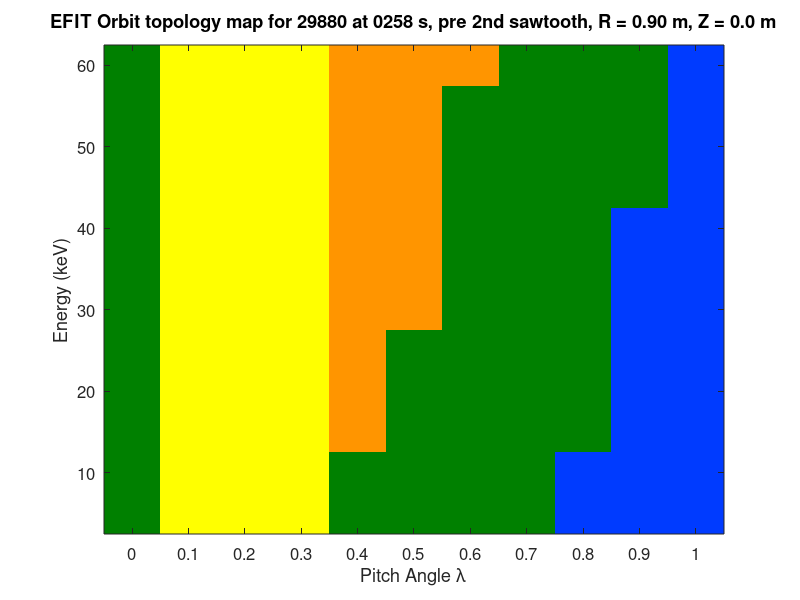

The MATLAB source for this figure:
% PASSING = Passing and encirling = 1 green
% STAGNATING = Passing and not encircling = 2 blue
% TRAPPED  = Trapped and not encircling= 3 orange
% LOST = 4 red
% POTATO = Trapped and encircling = 5 yellow
close all;

%%%%%%%%%%%%%%%%%%%%%%%%%%%%%%%%%%%%%%%%%%%%%%%%%%%%%%%%%%%%%%%%%%%%%%%%%%%%%%
%%%%%%%%%%%%%%%%%%%%%%%%%%%%%%%%%%%%%%%%%%%%%%%%%%%%%%%%%%%%%%%%%%%%%%%%%%%%%%
%%%%%%%%%%%%%%%%%%%%%%%%%%%%%%%%%%%%%%%%%%%%%%%%%%%%%%%%%%%%%%%%%%%%%%%%%%%%%%
%2ND_PRE_SAWTOOTH
%R=1.2
%{ 
w = [1 1 1 1 1 1 1 3 3 2 2 3 3 3 3 3 3 4 4 4 1;...
     1 1 1 1 1 1 5 3 3 2 2 3 3 3 3 3 3 3 4 1 1;...
     1 1 1 1 1 1 3 3 3 3 2 3 3 3 3 3 3 3 4 1 1;... 
     1 1 1 1 1 5 3 3 3 3 2 3 3 3 3 3 3 3 3 1 1;... 
     1 1 1 1 1 5 3 3 3 3 2 3 3 3 3 3 3 3 1 1 1; ...
     1 1 1 1 1 3 3 3 3 3 2 3 3 3 3 3 3 3 1 1 1];
   
%2ND_PRE_SAWTOOTH
%R=1.1
w = [1 1 1 1 1 1 1 2 2 2 2 3 3 3 3 3 3 3 1 1 1;...
     1 1 1 1 1 1 1 2 2 2 2 3 3 3 3 3 3 3 1 1 1;...
     1 1 1 1 1 1 1 2 2 2 2 3 3 3 3 3 3 3 1 1 1;... 
     1 1 1 1 1 1 1 2 2 2 2 3 3 3 3 3 3 3 1 1 1;...
     1 1 1 1 1 1 1 2 2 2 2 3 3 3 3 3 3 1 1 1 1;...
     1 1 1 1 1 1 1 3 3 2 2 3 3 3 3 3 3 1 1 1 1];
 
 %2ND_PRE_SAWTOOTH
%R=1.0
w = [2 2 2 2 2 2 2 2 2 2 2 3 3 3 3 3 3 3 1 1 1;...
     2 2 2 2 2 2 2 2 2 2 2 3 3 3 3 3 3 1 1 1 1;...
     2 2 2 2 2 2 2 2 2 2 2 3 3 3 3 3 3 1 1 1 1;... 
     2 2 2 2 2 2 2 2 2 2 2 3 3 3 3 3 3 1 1 1 1;... 
     2 2 2 2 2 2 2 2 2 2 2 3 3 3 3 3 1 1 1 1 1;...
     1 1 1 1 1 1 2 2 2 2 2 3 3 3 3 3 1 1 1 1 1];  
   
 %2ND_PRE_SAWTOOTH
%R=0.9
w = [1 1 1 1 1 1 1 1 1 1 1 5 5 5 5 5 5 2 2 2 2;...
     1 1 1 1 1 1 1 1 1 1 1 5 5 5 5 5 2 2 2 2 2;...
     1 1 1 1 1 1 1 1 1 1 1 5 5 5 5 5 2 2 2 2 2;...
     1 1 1 1 1 1 1 1 1 1 1 5 5 5 5 2 2 2 2 2 2;...
     1 1 1 1 1 1 1 1 1 1 1 5 5 5 5 2 2 2 2 2 2;...
     1 1 1 1 1 1 1 1 1 1 1 5 5 5 2 2 2 2 2 2 2];     
 %}
 %R=0.9 with gyrophase =180

w = [1 5 5 5 3 3 3 1 1 1 2 ;... 60
     1 5 5 5 3 3 1 1 1 1 2 ;... 55
     1 5 5 5 3 3 1 1 1 1 2 ;... 50
     1 5 5 5 3 3 1 1 1 1 2 ;... 45
     1 5 5 5 3 3 1 1 1 2 2 ;... 40
     1 5 5 5 3 3 1 1 1 2 2 ;... 35
     1 5 5 5 3 3 1 1 1 2 2 ;... 30
     1 5 5 5 3 1 1 1 1 2 2 ;... 25
     1 5 5 5 3 1 1 1 1 2 2 ;... 20
     1 5 5 5 3 1 1 1 1 2 2 ;... 15
     1 5 5 5 1 1 1 1 2 2 2 ;... 10
     1 5 5 5 1 1 1 1 2 2 2];    5

%%%%%%%%%%%%%%%%%%%%%%%%%%%%%%%%%%%%%%%%%%%%%%%%%%%%%%%%%%%%%%%%%%%%%%%%%%%%%% 
%%%%%%%%%%%%%%%%%%%%%%%%%%%%%%%%%%%%%%%%%%%%%%%%%%%%%%%%%%%%%%%%%%%%%%%%%%%%%%
%%%%%%%%%%%%%%%%%%%%%%%%%%%%%%%%%%%%%%%%%%%%%%%%%%%%%%%%%%%%%%%%%%%%%%%%%%%%%%

%{
%2ND_POST_SAWTOOTH
%R=1.2
w = [1 1 1 1 1 1 1 3 3 2 2 3 3 3 3 3 3 4 4 4 1;...
     1 1 1 1 1 1 5 3 3 2 2 3 3 3 3 3 3 3 4 1 1;...
     1 1 1 1 1 1 5 3 3 2 2 3 3 3 3 3 3 3 4 1 1;...
     1 1 1 1 1 1 3 3 3 3 2 3 3 3 3 3 3 3 3 1 1;...
     1 1 1 1 1 5 3 3 3 3 2 3 3 3 3 3 3 3 1 1 1;...
     1 1 1 1 1 3 3 3 3 3 2 3 3 3 3 3 3 3 1 1 1];
      
%2ND_POST_SAWTOOTH
%R=1.1
w = [1 1 1 1 1 1 2 2 2 2 2 3 3 3 3 3 3 3 1 1 1;...
     1 1 1 1 1 1 1 2 2 2 2 3 3 3 3 3 3 3 1 1 1;...
     1 1 1 1 1 1 1 2 2 2 2 3 3 3 3 3 3 3 1 1 1;...
     1 1 1 1 1 1 1 2 2 2 2 3 3 3 3 3 3 3 1 1 1;...
     1 1 1 1 1 1 1 2 2 2 2 3 3 3 3 3 3 1 1 1 1;...
     1 1 1 1 1 1 1 3 3 2 2 3 3 3 3 3 3 1 1 1 1];
 
    
 %2ND_POST_SAWTOOTH
%R=1.0
w = [2 2 2 2 2 2 2 2 2 2 2 3 3 3 3 3 3 1 1 1 1;...
     2 2 2 2 2 2 2 2 2 2 2 3 3 3 3 3 3 1 1 1 1;...
     2 2 2 2 2 2 2 2 2 2 2 3 3 3 3 3 3 1 1 1 1;...
     2 2 2 2 2 2 2 2 2 2 2 3 3 3 3 3 3 1 1 1 1;...
     2 2 2 2 2 2 2 2 2 2 2 3 3 3 3 3 1 1 1 1 1;...    
     1 1 1 1 1 1 2 2 2 2 2 3 3 3 3 3 1 1 1 1 1];  
     
 %2ND_POST_SAWTOOTH
%R=0.9
w = [1 1 1 1 1 1 1 1 1 1 1 5 5 5 5 5 5 2 2 2 2;...
     1 1 1 1 1 1 1 1 1 1 1 5 5 5 5 5 2 2 2 2 2;...
     1 1 1 1 1 1 1 1 1 1 1 5 5 5 5 5 2 2 2 2 2;...
     1 1 1 1 1 1 1 1 1 1 1 5 5 5 5 2 2 2 2 2 2;...
     1 1 1 1 1 1 1 1 1 1 1 5 5 5 5 2 2 2 2 2 2;...
     1 1 1 1 1 1 1 1 1 1 1 5 5 5 2 2 2 2 2 2 2];     
%}
 
 %%%%%%%%%%%%%%%%%%%%%%%%%%%%%%%%%%%%%%%%%%%%%%%%%%%%%%%%%%%%%%%%%%%%%%%%%%%%%
 %%%%%%%%%%%%%%%%%%%%%%%%%%%%%%%%%%%%%%%%%%%%%%%%%%%%%%%%%%%%%%%%%%%%%%%%%%%%%
 %%%%%%%%%%%%%%%%%%%%%%%%%%%%}%%%%%%%%%%%%%%%%%%%%%%%%%%%%%%%%%%%%%%%%%%%%%%%%%%
 
 
%3RD_PRE_SAWTOOTH
%{
%R=1.2
w = [1 1 1 1 1 1 5 3 3 2 2 3 3 3 3 3 3 4 4 4 1;...
     1 1 1 1 1 1 5 3 3 2 2 3 3 3 3 3 3 4 4 1 1;...
     1 1 1 1 1 1 3 3 3 2 2 3 3 3 3 3 3 3 4 1 1;...
     1 1 1 1 1 5 3 3 3 3 2 3 3 3 3 3 3 3 3 1 1;...
     1 1 1 1 1 3 3 3 3 3 2 3 3 3 3 3 3 3 1 1 1;...
     1 1 1 1 1 3 3 3 3 3 2 3 3 3 3 3 3 3 1 1 1];
     
%3RD_PRE_SAWTOOTH     
%R=1.1
w = [1 1 1 1 1 1 2 2 2 2 2 3 3 3 3 3 3 3 1 1 1;...
     1 1 1 1 1 1 1 2 2 2 2 3 3 3 3 3 3 3 1 1 1;...
     1 1 1 1 1 1 1 2 2 2 2 3 3 3 3 3 3 3 1 1 1;...
     1 1 1 1 1 1 1 2 2 2 2 3 3 3 3 3 3 3 1 1 1;...
     1 1 1 1 1 1 1 2 3 2 2 3 3 3 3 3 3 3 1 1 1;...
     1 1 1 1 1 1 5 3 3 2 2 3 3 3 3 3 3 1 1 1 1];
     

%3RD_PRE_SAWTOOTH
%R=1.0
w = [2 2 2 2 2 2 2 2 2 2 2 3 3 3 3 3 3 3 1 1 1;...
     2 2 2 2 2 2 2 2 2 2 2 3 3 3 3 3 3 1 1 1 1;...
     2 2 2 2 2 2 2 2 2 2 2 3 3 3 3 3 3 1 1 1 1;...
     2 2 2 2 2 2 2 2 2 2 2 3 3 3 3 3 3 1 1 1 1;...
     1 1 1 1 2 2 2 2 2 2 2 3 3 3 3 3 1 1 1 1 1;...
     1 1 1 1 1 1 1 2 2 2 2 3 3 3 3 3 1 1 1 1 1]; 
     
%3RD_PRE_SAWTOOTH
%R=0.9
w = [1 1 1 1 1 1 1 1 1 1 1 5 5 5 5 5 3 2 2 1 1;...
     1 1 1 1 1 1 1 1 1 1 1 5 5 5 5 5 2 2 2 2 2;...
     1 1 1 1 1 1 1 1 1 1 1 5 5 5 5 5 2 2 2 2 2;...
     1 1 1 1 1 1 1 1 1 1 1 5 5 5 5 5 2 2 2 2 2;...
     1 1 1 1 1 1 1 1 1 1 1 5 5 5 5 2 2 2 2 2 2;...
     1 1 1 1 1 1 1 1 1 1 1 5 5 5 2 2 2 2 2 2 2];     
%}  

%%%%%%%%%%%%%%%%%%%%%%%%%%%%%%%%%%%%%%%%%%%%%%%%%%%%%%%%%%%%%%%%%%%%%%%%%%%%%%  
%%%%%%%%%%%%%%%%%%%%%%%%%%%%%%%%%%%%%%%%%%%%%%%%%%%%%%%%%%%%%%%%%%%%%%%%%%%%%%
%%%%%%%%%%%%%%%%%%%%%%%%%%%%%%%%%%%%%%%%%%%%%%%%%%%%%%%%%%%%%%%%%%%%%%%%%%%%%%


 
%3RD_POST_SAWTOOTH
%{
%R=1.2
w = [1 1 1 1 1 1 1 3 3 2 2 3 3 3 3 3 3 4 4 4 1;...
     1 1 1 1 1 1 5 3 3 2 2 3 3 3 3 3 3 3 4 1 1;...
     1 1 1 1 1 1 3 3 3 2 2 3 3 3 3 3 3 3 4 1 1;...
     1 1 1 1 1 5 3 3 3 3 2 3 3 3 3 3 3 3 3 1 1;...
     1 1 1 1 1 5 3 3 3 3 2 3 3 3 3 3 3 3 1 1 1;...
     1 1 1 1 1 3 3 3 3 3 2 3 3 3 3 3 3 3 1 1 1];
    
%3RD_POST_SAWTOOTH
%R=1.1
w = [1 1 1 1 1 1 1 2 2 2 2 3 3 3 3 3 3 3 4 1 1;...
     1 1 1 1 1 1 1 2 2 2 2 3 3 3 3 3 3 3 1 1 1;...
     1 1 1 1 1 1 1 2 2 2 2 3 3 3 3 3 3 3 1 1 1;...
     1 1 1 1 1 1 1 2 2 2 2 3 3 3 3 3 3 3 1 1 1;...
     1 1 1 1 1 1 1 2 3 2 2 3 3 3 3 3 3 3 1 1 1;...
     1 1 1 1 1 1 5 3 3 2 2 3 3 3 3 3 3 1 1 1 1];
   
 %3RD_POST_SAWTOOTH
%R=1.0
w = [2 2 2 2 2 2 2 2 2 2 2 3 3 3 3 3 3 3 1 1 1;...
     2 2 2 2 2 2 2 2 2 2 2 3 3 3 3 3 3 1 1 1 1;...
     2 2 2 2 2 2 2 2 2 2 2 3 3 3 3 3 3 1 1 1 1;...
     2 2 2 2 2 2 2 2 2 2 2 3 3 3 3 3 3 1 1 1 1;...
     1 2 2 2 2 2 2 2 2 2 2 3 3 3 3 3 3 1 1 1 1;...
     1 1 1 1 1 1 2 2 2 2 2 3 3 3 3 3 1 1 1 1 1];
       
 %3RD_POST_SAWTOOTH
%R=0.9
w = [1 1 1 1 1 1 1 1 1 1 1 5 5 5 5 5 3 1 1 2 2;...
     1 1 1 1 1 1 1 1 1 1 1 5 5 5 5 5 2 2 2 2 2;...
     1 1 1 1 1 1 1 1 1 1 1 5 5 5 5 5 2 2 2 2 2;...
     1 1 1 1 1 1 1 1 1 1 1 5 5 5 5 5 2 2 2 2 2;...
     1 1 1 1 1 1 1 1 1 1 1 5 5 5 5 2 2 2 2 2 2;...
     1 1 1 1 1 1 1 1 1 1 1 5 5 5 2 2 2 2 2 2 2];    
%}

%%%%%%%%%%%%%%%%%%%%%%%%%%%%%%%%%%%%%%%%%%%%%%%%%%%%%%%%%%%%%%%%%%%%%%%%%%%%%%
%%%%%%%%%%%%%%%%%%%%%%%%%%%%%%%%%%%%%%%%%%%%%%%%%%%%%%%%%%%%%%%%%%%%%%%%%%%%%%
%%%%%%%%%%%%%%%%%%%%%%%%%%%%%%%%%%%%%%%%%%%%%%%%%%%%%%%%%%%%%%%%%%%%%%%%%%%%%%
Energy = linspace(60, 5, 12);
lambda = linspace(0,1,11);

mycmap = [0.0 0.5 0.0; 0 59/255 1; 1 149/255 0; 1 0 0; 1 1 0];
%mycmap = [0.0 0.5 0.0; 1 0 0; 0 59/255 1; 1 1 0;1 149/255 0];
imagesc([0 1], [60 5], w)
set(gca, 'YDir', 'normal', 'fontsize', 12)
set(gca, 'xtick', linspace(0,1,11), 'fontsize', 12) 
xlabel('Pitch Angle \lambda')
ylabel('Energy (keV)')
title('EFIT Orbit topology map for 29880 at 0258 s, pre 2nd sawtooth, R = 0.90 m, Z = 0.0 m')
colormap(mycmap);
